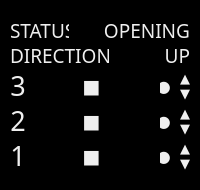
<?xml version="1.0" encoding="UTF-8"?>
<ui version="4.0">
 <class>MainWindow</class>
 <widget class="QMainWindow" name="MainWindow">
  <property name="geometry">
   <rect>
    <x>0</x>
    <y>0</y>
    <width>200</width>
    <height>190</height>
   </rect>
  </property>
  <property name="minimumSize">
   <size>
    <width>200</width>
    <height>190</height>
   </size>
  </property>
  <property name="maximumSize">
   <size>
    <width>200</width>
    <height>190</height>
   </size>
  </property>
  <property name="windowTitle">
   <string>MainWindow</string>
  </property>
  <widget class="QWidget" name="centralwidget">
   <property name="styleSheet">
    <string notr="true">QWidget{background-color:rgb(0, 0, 0)}</string>
   </property>
   <widget class="QLabel" name="labelStatusTitle">
    <property name="geometry">
     <rect>
      <x>10</x>
      <y>20</y>
      <width>60</width>
      <height>20</height>
     </rect>
    </property>
    <property name="font">
     <font>
      <family>Bahnschrift</family>
      <pointsize>14</pointsize>
      <weight>50</weight>
      <bold>false</bold>
     </font>
    </property>
    <property name="styleSheet">
     <string notr="true">QLabel{color:rgb(239,239,239)}</string>
    </property>
    <property name="text">
     <string>STATUS</string>
    </property>
   </widget>
   <widget class="QLabel" name="labelStatus">
    <property name="geometry">
     <rect>
      <x>69</x>
      <y>20</y>
      <width>121</width>
      <height>20</height>
     </rect>
    </property>
    <property name="font">
     <font>
      <family>Bahnschrift</family>
      <pointsize>14</pointsize>
      <weight>50</weight>
      <bold>false</bold>
     </font>
    </property>
    <property name="styleSheet">
     <string notr="true">QLabel{color:rgb(239,239,239)}</string>
    </property>
    <property name="text">
     <string>OPENING</string>
    </property>
    <property name="alignment">
     <set>Qt::AlignRight|Qt::AlignTrailing|Qt::AlignVCenter</set>
    </property>
   </widget>
   <widget class="QLabel" name="labelDirectionTitle">
    <property name="geometry">
     <rect>
      <x>10</x>
      <y>45</y>
      <width>100</width>
      <height>20</height>
     </rect>
    </property>
    <property name="font">
     <font>
      <family>Bahnschrift</family>
      <pointsize>14</pointsize>
      <weight>50</weight>
      <bold>false</bold>
     </font>
    </property>
    <property name="styleSheet">
     <string notr="true">QLabel{color:rgb(239,239,239)}</string>
    </property>
    <property name="text">
     <string>DIRECTION</string>
    </property>
   </widget>
   <widget class="QLabel" name="labelDirection">
    <property name="geometry">
     <rect>
      <x>109</x>
      <y>45</y>
      <width>81</width>
      <height>20</height>
     </rect>
    </property>
    <property name="font">
     <font>
      <family>Bahnschrift</family>
      <pointsize>14</pointsize>
      <weight>50</weight>
      <bold>false</bold>
     </font>
    </property>
    <property name="styleSheet">
     <string notr="true">QLabel{color:rgb(239,239,239)}</string>
    </property>
    <property name="text">
     <string>UP</string>
    </property>
    <property name="alignment">
     <set>Qt::AlignRight|Qt::AlignTrailing|Qt::AlignVCenter</set>
    </property>
   </widget>
   <widget class="QLabel" name="label3Title">
    <property name="geometry">
     <rect>
      <x>10</x>
      <y>70</y>
      <width>16</width>
      <height>30</height>
     </rect>
    </property>
    <property name="font">
     <font>
      <family>Bahnschrift</family>
      <pointsize>20</pointsize>
      <weight>50</weight>
      <bold>false</bold>
     </font>
    </property>
    <property name="styleSheet">
     <string notr="true">QLabel{color:rgb(239,239,239)}</string>
    </property>
    <property name="text">
     <string>3</string>
    </property>
    <property name="alignment">
     <set>Qt::AlignCenter</set>
    </property>
   </widget>
   <widget class="QLabel" name="label3RequestTo">
    <property name="geometry">
     <rect>
      <x>160</x>
      <y>70</y>
      <width>15</width>
      <height>30</height>
     </rect>
    </property>
    <property name="font">
     <font>
      <family>Franklin Gothic Heavy</family>
      <pointsize>12</pointsize>
      <weight>50</weight>
      <bold>false</bold>
     </font>
    </property>
    <property name="styleSheet">
     <string notr="true">QLabel{color:rgb(239,239,239)}</string>
    </property>
    <property name="text">
     <string>● </string>
    </property>
    <property name="alignment">
     <set>Qt::AlignRight|Qt::AlignTrailing|Qt::AlignVCenter</set>
    </property>
   </widget>
   <widget class="QLabel" name="label3Floor">
    <property name="geometry">
     <rect>
      <x>29</x>
      <y>70</y>
      <width>130</width>
      <height>30</height>
     </rect>
    </property>
    <property name="font">
     <font>
      <family>Bahnschrift</family>
      <pointsize>14</pointsize>
      <weight>75</weight>
      <bold>true</bold>
     </font>
    </property>
    <property name="styleSheet">
     <string notr="true">QLabel{color:rgb(239,239,239)}</string>
    </property>
    <property name="text">
     <string>■ </string>
    </property>
    <property name="alignment">
     <set>Qt::AlignCenter</set>
    </property>
   </widget>
   <widget class="QLabel" name="label3RequestDown">
    <property name="geometry">
     <rect>
      <x>175</x>
      <y>85</y>
      <width>15</width>
      <height>15</height>
     </rect>
    </property>
    <property name="font">
     <font>
      <family>Franklin Gothic Heavy</family>
      <pointsize>10</pointsize>
      <weight>50</weight>
      <bold>false</bold>
     </font>
    </property>
    <property name="styleSheet">
     <string notr="true">QLabel{color:rgb(239,239,239)}</string>
    </property>
    <property name="text">
     <string>▼</string>
    </property>
    <property name="alignment">
     <set>Qt::AlignRight|Qt::AlignTrailing|Qt::AlignVCenter</set>
    </property>
   </widget>
   <widget class="QLabel" name="label3RequestUp">
    <property name="geometry">
     <rect>
      <x>175</x>
      <y>70</y>
      <width>15</width>
      <height>15</height>
     </rect>
    </property>
    <property name="font">
     <font>
      <family>Franklin Gothic Heavy</family>
      <pointsize>10</pointsize>
      <weight>50</weight>
      <bold>false</bold>
     </font>
    </property>
    <property name="styleSheet">
     <string notr="true">QLabel{color:rgb(239,239,239)}</string>
    </property>
    <property name="text">
     <string>▲</string>
    </property>
    <property name="alignment">
     <set>Qt::AlignRight|Qt::AlignTrailing|Qt::AlignVCenter</set>
    </property>
   </widget>
   <widget class="QLabel" name="label2RequestTo">
    <property name="geometry">
     <rect>
      <x>160</x>
      <y>105</y>
      <width>15</width>
      <height>30</height>
     </rect>
    </property>
    <property name="font">
     <font>
      <family>Franklin Gothic Heavy</family>
      <pointsize>12</pointsize>
      <weight>50</weight>
      <bold>false</bold>
     </font>
    </property>
    <property name="styleSheet">
     <string notr="true">QLabel{color:rgb(239,239,239)}</string>
    </property>
    <property name="text">
     <string>● </string>
    </property>
    <property name="alignment">
     <set>Qt::AlignRight|Qt::AlignTrailing|Qt::AlignVCenter</set>
    </property>
   </widget>
   <widget class="QLabel" name="label2Floor">
    <property name="geometry">
     <rect>
      <x>29</x>
      <y>105</y>
      <width>130</width>
      <height>30</height>
     </rect>
    </property>
    <property name="font">
     <font>
      <family>Bahnschrift</family>
      <pointsize>14</pointsize>
      <weight>75</weight>
      <bold>true</bold>
     </font>
    </property>
    <property name="styleSheet">
     <string notr="true">QLabel{color:rgb(239,239,239)}</string>
    </property>
    <property name="text">
     <string>■ </string>
    </property>
    <property name="alignment">
     <set>Qt::AlignCenter</set>
    </property>
   </widget>
   <widget class="QLabel" name="label2RequestUp">
    <property name="geometry">
     <rect>
      <x>175</x>
      <y>105</y>
      <width>15</width>
      <height>15</height>
     </rect>
    </property>
    <property name="font">
     <font>
      <family>Franklin Gothic Heavy</family>
      <pointsize>10</pointsize>
      <weight>50</weight>
      <bold>false</bold>
     </font>
    </property>
    <property name="styleSheet">
     <string notr="true">QLabel{color:rgb(239,239,239)}</string>
    </property>
    <property name="text">
     <string>▲</string>
    </property>
    <property name="alignment">
     <set>Qt::AlignRight|Qt::AlignTrailing|Qt::AlignVCenter</set>
    </property>
   </widget>
   <widget class="QLabel" name="label2Title">
    <property name="geometry">
     <rect>
      <x>10</x>
      <y>105</y>
      <width>16</width>
      <height>30</height>
     </rect>
    </property>
    <property name="font">
     <font>
      <family>Bahnschrift</family>
      <pointsize>20</pointsize>
      <weight>50</weight>
      <bold>false</bold>
     </font>
    </property>
    <property name="styleSheet">
     <string notr="true">QLabel{color:rgb(239,239,239)}</string>
    </property>
    <property name="text">
     <string>2</string>
    </property>
    <property name="alignment">
     <set>Qt::AlignCenter</set>
    </property>
   </widget>
   <widget class="QLabel" name="label2RequestDown">
    <property name="geometry">
     <rect>
      <x>175</x>
      <y>120</y>
      <width>15</width>
      <height>15</height>
     </rect>
    </property>
    <property name="font">
     <font>
      <family>Franklin Gothic Heavy</family>
      <pointsize>10</pointsize>
      <weight>50</weight>
      <bold>false</bold>
     </font>
    </property>
    <property name="styleSheet">
     <string notr="true">QLabel{color:rgb(239,239,239)}</string>
    </property>
    <property name="text">
     <string>▼</string>
    </property>
    <property name="alignment">
     <set>Qt::AlignRight|Qt::AlignTrailing|Qt::AlignVCenter</set>
    </property>
   </widget>
   <widget class="QLabel" name="label1RequestTo">
    <property name="geometry">
     <rect>
      <x>160</x>
      <y>140</y>
      <width>15</width>
      <height>30</height>
     </rect>
    </property>
    <property name="font">
     <font>
      <family>Franklin Gothic Heavy</family>
      <pointsize>12</pointsize>
      <weight>50</weight>
      <bold>false</bold>
     </font>
    </property>
    <property name="styleSheet">
     <string notr="true">QLabel{color:rgb(239,239,239)}</string>
    </property>
    <property name="text">
     <string>● </string>
    </property>
    <property name="alignment">
     <set>Qt::AlignRight|Qt::AlignTrailing|Qt::AlignVCenter</set>
    </property>
   </widget>
   <widget class="QLabel" name="label1Title">
    <property name="geometry">
     <rect>
      <x>10</x>
      <y>140</y>
      <width>16</width>
      <height>30</height>
     </rect>
    </property>
    <property name="font">
     <font>
      <family>Bahnschrift</family>
      <pointsize>20</pointsize>
      <weight>50</weight>
      <bold>false</bold>
     </font>
    </property>
    <property name="styleSheet">
     <string notr="true">QLabel{color:rgb(239,239,239)}</string>
    </property>
    <property name="text">
     <string>1</string>
    </property>
    <property name="alignment">
     <set>Qt::AlignCenter</set>
    </property>
   </widget>
   <widget class="QLabel" name="label1RequestUp">
    <property name="geometry">
     <rect>
      <x>175</x>
      <y>140</y>
      <width>15</width>
      <height>15</height>
     </rect>
    </property>
    <property name="font">
     <font>
      <family>Franklin Gothic Heavy</family>
      <pointsize>10</pointsize>
      <weight>50</weight>
      <bold>false</bold>
     </font>
    </property>
    <property name="styleSheet">
     <string notr="true">QLabel{color:rgb(239,239,239)}</string>
    </property>
    <property name="text">
     <string>▲</string>
    </property>
    <property name="alignment">
     <set>Qt::AlignRight|Qt::AlignTrailing|Qt::AlignVCenter</set>
    </property>
   </widget>
   <widget class="QLabel" name="label1RequestDown">
    <property name="geometry">
     <rect>
      <x>175</x>
      <y>155</y>
      <width>15</width>
      <height>15</height>
     </rect>
    </property>
    <property name="font">
     <font>
      <family>Franklin Gothic Heavy</family>
      <pointsize>10</pointsize>
      <weight>50</weight>
      <bold>false</bold>
     </font>
    </property>
    <property name="styleSheet">
     <string notr="true">QLabel{color:rgb(239,239,239)}</string>
    </property>
    <property name="text">
     <string>▼</string>
    </property>
    <property name="alignment">
     <set>Qt::AlignRight|Qt::AlignTrailing|Qt::AlignVCenter</set>
    </property>
   </widget>
   <widget class="QLabel" name="label1Floor">
    <property name="geometry">
     <rect>
      <x>29</x>
      <y>140</y>
      <width>130</width>
      <height>30</height>
     </rect>
    </property>
    <property name="font">
     <font>
      <family>Bahnschrift</family>
      <pointsize>14</pointsize>
      <weight>75</weight>
      <bold>true</bold>
     </font>
    </property>
    <property name="styleSheet">
     <string notr="true">QLabel{color:rgb(239,239,239)}</string>
    </property>
    <property name="text">
     <string>■ </string>
    </property>
    <property name="alignment">
     <set>Qt::AlignCenter</set>
    </property>
   </widget>
  </widget>
 </widget>
 <resources/>
 <connections/>
</ui>
